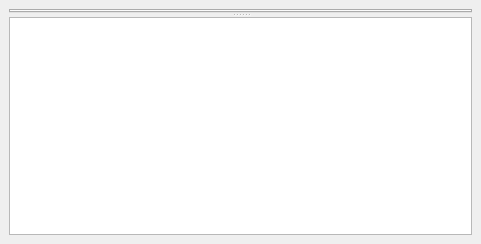
<?xml version="1.0" encoding="UTF-8"?>
<ui version="4.0">
 <class>HKLTool</class>
 <widget class="QMainWindow" name="HKLTool">
  <property name="geometry">
   <rect>
    <x>0</x>
    <y>0</y>
    <width>481</width>
    <height>244</height>
   </rect>
  </property>
  <property name="windowTitle">
   <string>MainWindow</string>
  </property>
  <widget class="QWidget" name="centralwidget">
   <layout class="QGridLayout" name="gridLayout">
    <item row="0" column="0">
     <widget class="QSplitter" name="splitter">
      <property name="orientation">
       <enum>Qt::Vertical</enum>
      </property>
      <widget class="QTabWidget" name="tabWidget">
       <property name="currentIndex">
        <number>-1</number>
       </property>
      </widget>
      <widget class="QTableView" name="markerDisplay">
       <property name="palette">
        <palette>
         <active>
          <colorrole role="Highlight">
           <brush brushstyle="SolidPattern">
            <color alpha="255">
             <red>51</red>
             <green>153</green>
             <blue>255</blue>
            </color>
           </brush>
          </colorrole>
          <colorrole role="HighlightedText">
           <brush brushstyle="SolidPattern">
            <color alpha="255">
             <red>255</red>
             <green>255</green>
             <blue>255</blue>
            </color>
           </brush>
          </colorrole>
         </active>
         <inactive>
          <colorrole role="Highlight">
           <brush brushstyle="SolidPattern">
            <color alpha="255">
             <red>51</red>
             <green>153</green>
             <blue>255</blue>
            </color>
           </brush>
          </colorrole>
          <colorrole role="HighlightedText">
           <brush brushstyle="SolidPattern">
            <color alpha="255">
             <red>255</red>
             <green>255</green>
             <blue>255</blue>
            </color>
           </brush>
          </colorrole>
         </inactive>
         <disabled>
          <colorrole role="Highlight">
           <brush brushstyle="SolidPattern">
            <color alpha="255">
             <red>51</red>
             <green>153</green>
             <blue>255</blue>
            </color>
           </brush>
          </colorrole>
          <colorrole role="HighlightedText">
           <brush brushstyle="SolidPattern">
            <color alpha="255">
             <red>255</red>
             <green>255</green>
             <blue>255</blue>
            </color>
           </brush>
          </colorrole>
         </disabled>
        </palette>
       </property>
       <property name="horizontalScrollBarPolicy">
        <enum>Qt::ScrollBarAlwaysOff</enum>
       </property>
       <property name="editTriggers">
        <set>QAbstractItemView::NoEditTriggers</set>
       </property>
       <property name="alternatingRowColors">
        <bool>true</bool>
       </property>
       <property name="selectionMode">
        <enum>QAbstractItemView::SingleSelection</enum>
       </property>
       <property name="selectionBehavior">
        <enum>QAbstractItemView::SelectRows</enum>
       </property>
       <property name="sortingEnabled">
        <bool>true</bool>
       </property>
       <attribute name="horizontalHeaderDefaultSectionSize">
        <number>30</number>
       </attribute>
       <attribute name="horizontalHeaderShowSortIndicator" stdset="0">
        <bool>true</bool>
       </attribute>
       <attribute name="verticalHeaderVisible">
        <bool>false</bool>
       </attribute>
      </widget>
     </widget>
    </item>
   </layout>
  </widget>
 </widget>
 <resources/>
 <connections/>
</ui>
